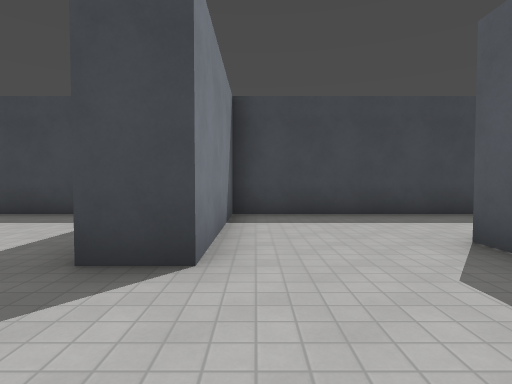
view 1 (above)

24 first-person views from a walk through a level from a Godot 3-D game. The camera is 1.4 m above the floor, tilts 2° down and sees 80° across. The floor is counted in squares, 2 m on a side. Each view is taken from the middle of a square. On the plan, view 1 faces up. The plan holds only what a view shows up to about 10 squares ahead; the rest is blank. The place goes on beyond the plan. Surface patterns are stand-ins for the level's own textures.

view 2
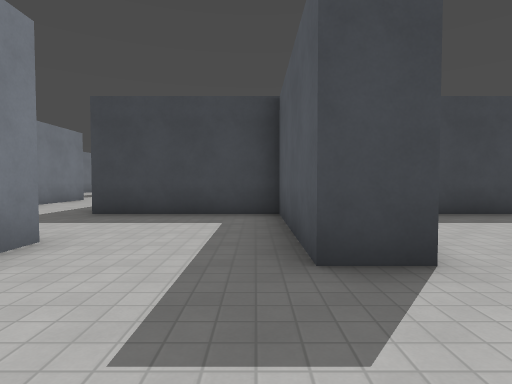

view 3
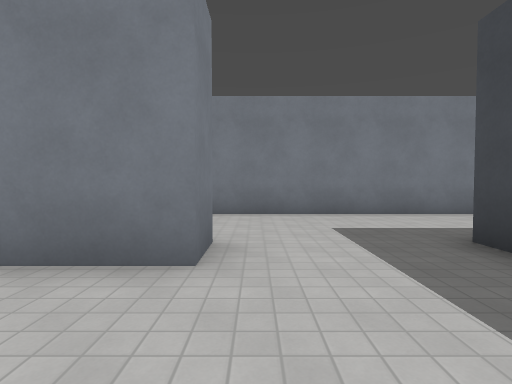

view 4
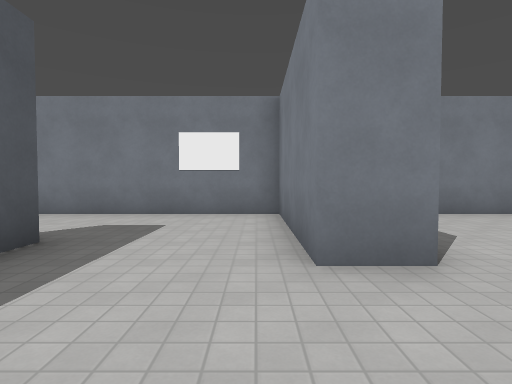

view 5
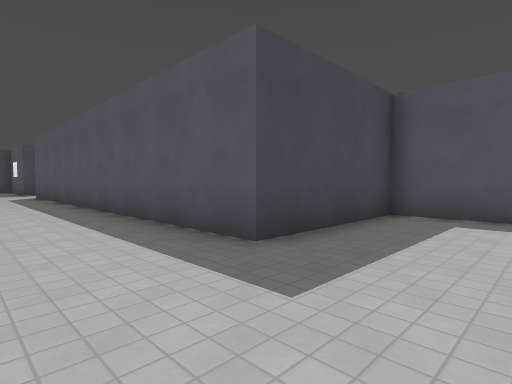

view 6
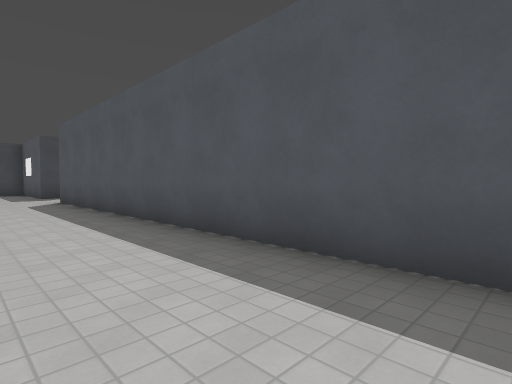

view 7
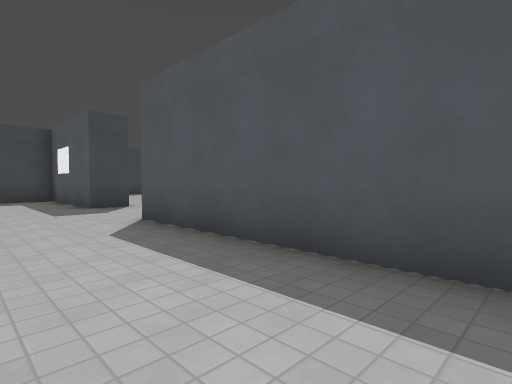

view 8
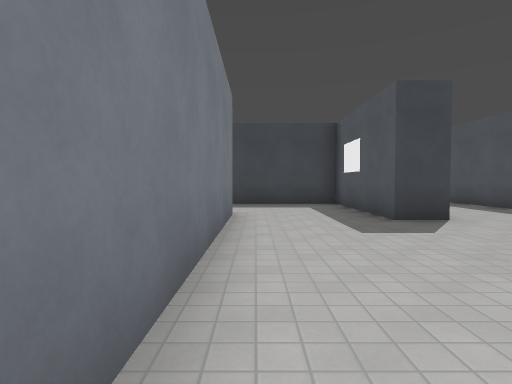

view 9
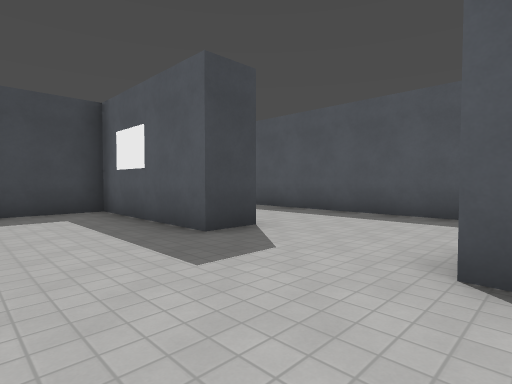

view 10
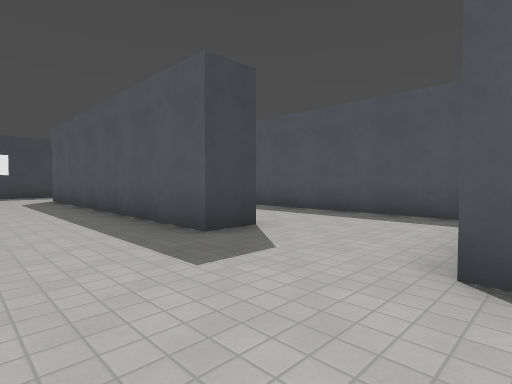

view 11
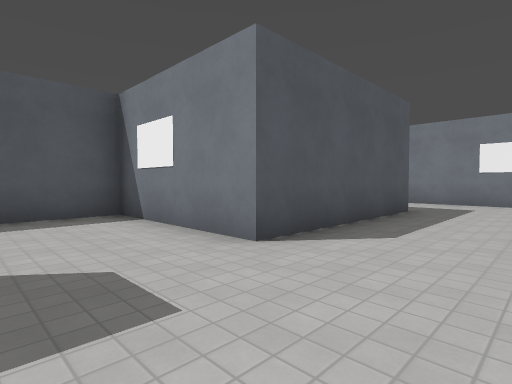

view 12
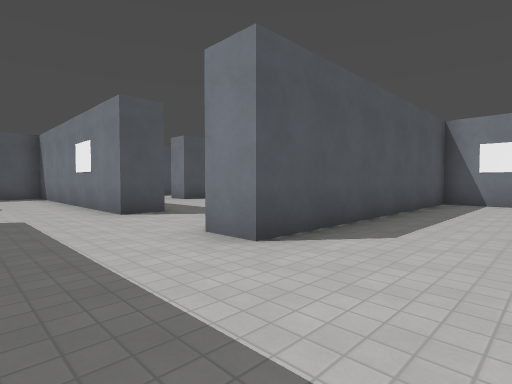

view 13
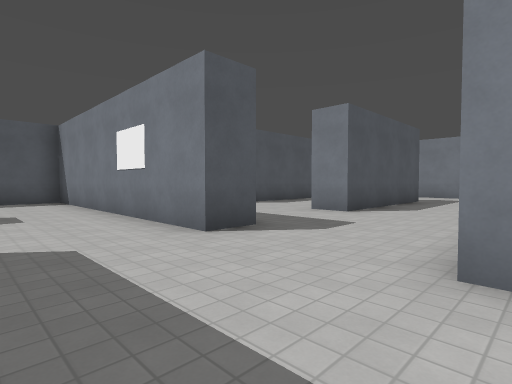

view 14
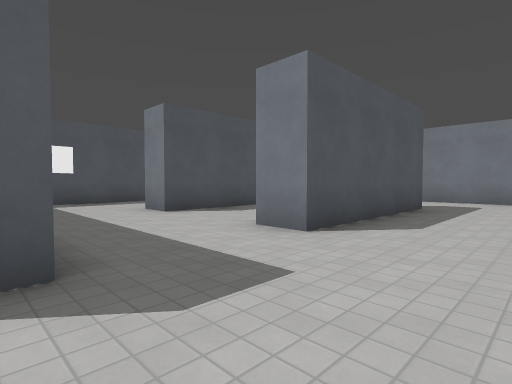

view 15
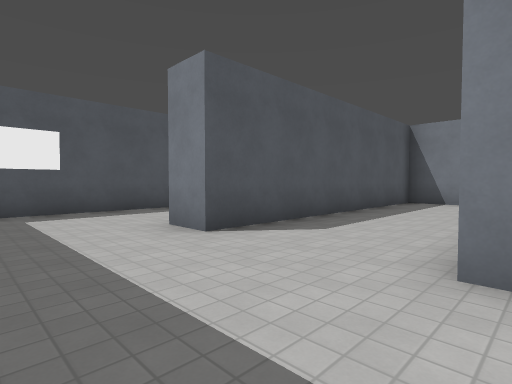

view 16
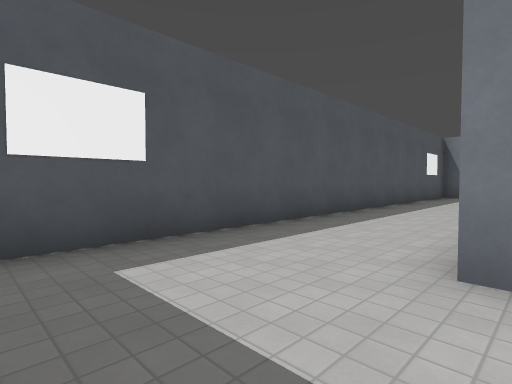

view 17
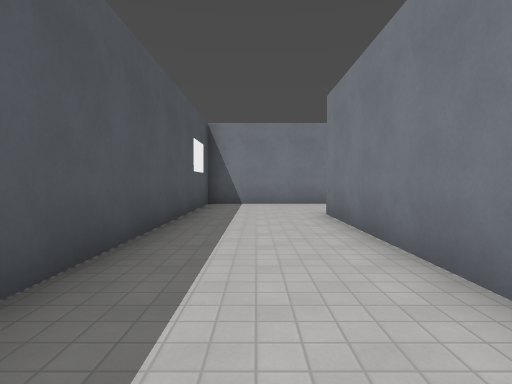

view 18
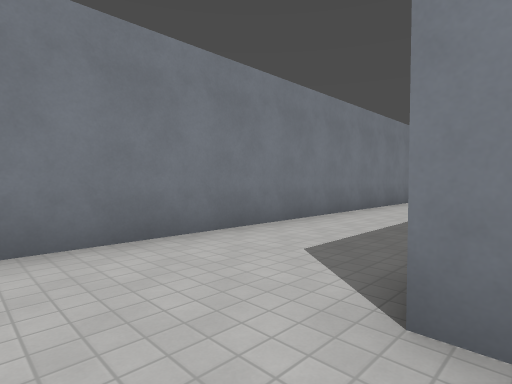

view 19
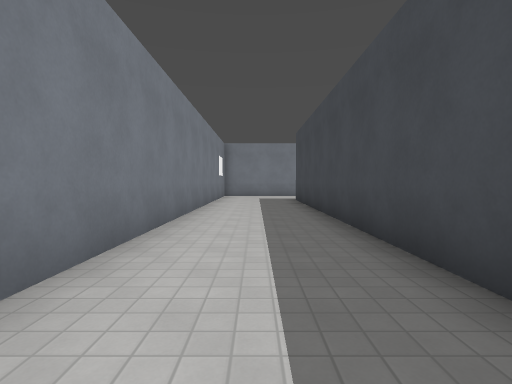

view 20
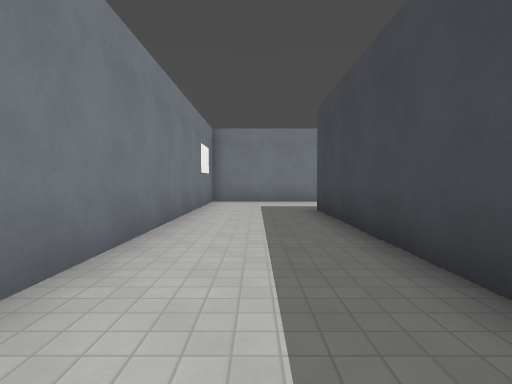

view 21
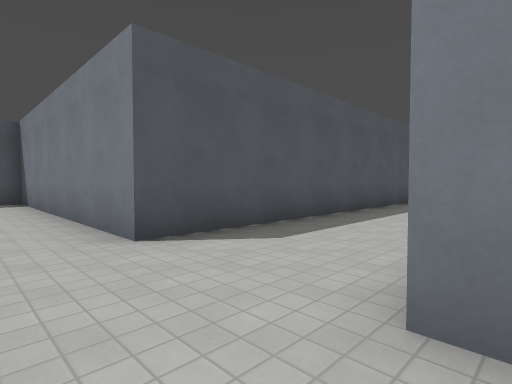

view 22
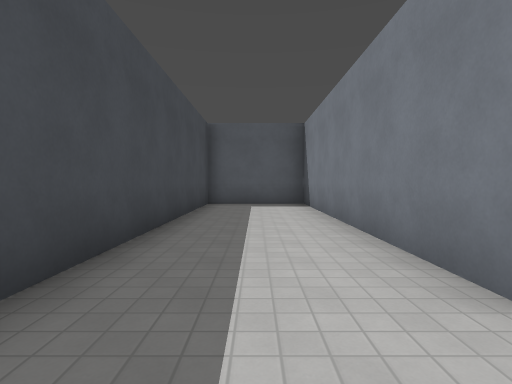

view 23
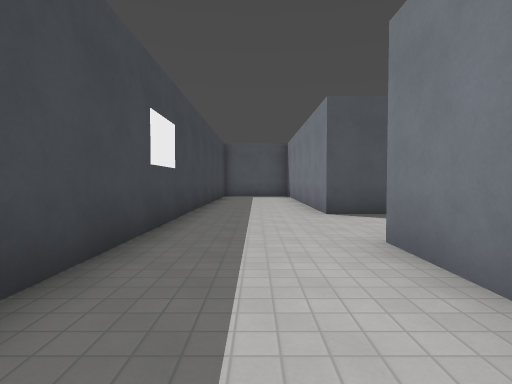

view 24
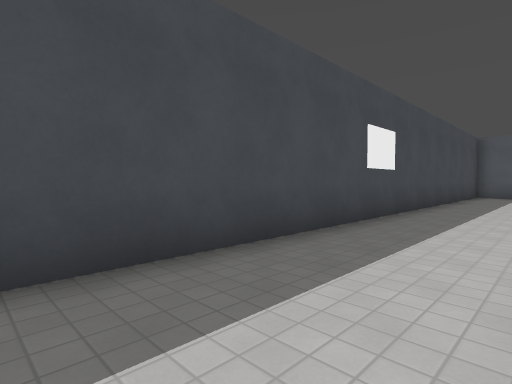

### Floor plan
Points are (right, up) in squares from view 1. A wall is a line through its corners. A room is listed if a view was taken in it or the views show most of it. See-through windows are left out.
Room 1 (views 1, 2, 3, 4, 5, 6, 7, 8, 9, 10, 11, 12, 13, 14, 15, 16, 17, 18, 19, 20, 21, 22, 23, 24)
walls: (6.5, 22.4) (6.5, 23.5) (14.5, 23.5) (14.5, 25); (-0.5, 18.5) (-1.5, 18.5) (-1.5, 27.5) (6.5, 27.5) (6.5, 30.5) (-8.9, 30.5); (6.5, 14.4) (6.5, 19.5) (7.5, 19.5); (-4.4, 22.5) (-5.5, 22.5) (-5.5, 26.5) (-8.8, 26.5); (11.5, 15.2) (11.5, 10.5); (5, 11.5) (6.8, 11.5); (9, 11.5) (10.5, 11.5) (10.5, 19.5) (11.5, 19.5); (8.2, 10.5) (-1.5, 10.5) (-1.5, 15.5) (2.5, 15.5) (2.5, 23.5) (3.5, 23.5); (-6.3, 27.5) (-4.5, 27.5); (-8.5, 23.5) (-8.5, 17.5); (4.8, 6.5) (-0.5, 6.5) (-0.5, 2.5) (-1.5, 2.5) (-1.5, 6.5) (-5.5, 6.5) (-5.5, 19.5); (-4, 7.5) (14.5, 7.5) (14.5, 21.8); (-8.5, 10) (-8.5, 3); (2.5, 2.9) (2.5, 3.5); (-5.6, 3.5) (-4.5, 3.5) (-4.5, -0.5) (0.8, -0.5); (-9.5, -0.5) (-7.9, -0.5)

Positions as (right, up) in squares from view 1, and headings:
1: (0, 0), facing up
2: (-2, 0), facing up
3: (-2, 4), facing left
4: (-4, 6), facing down
5: (-8, 4), facing up-right
6: (-8, 8), facing up-right
7: (-8, 14), facing up-right
8: (-8, 17), facing up
9: (-8, 19), facing up-right
10: (-4, 15), facing up-right
11: (-4, 18), facing down-right
12: (0, 26), facing down-right
13: (3, 26), facing down-right
14: (4, 23), facing down-right
15: (7, 22), facing down-right
16: (11, 22), facing down-right
17: (13, 17), facing down
18: (13, 11), facing down-left
19: (10, 9), facing left
20: (6, 9), facing left
21: (-5, 29), facing down-right
22: (-3, 29), facing right
23: (-8, 29), facing right
24: (-9, 28), facing up-right
